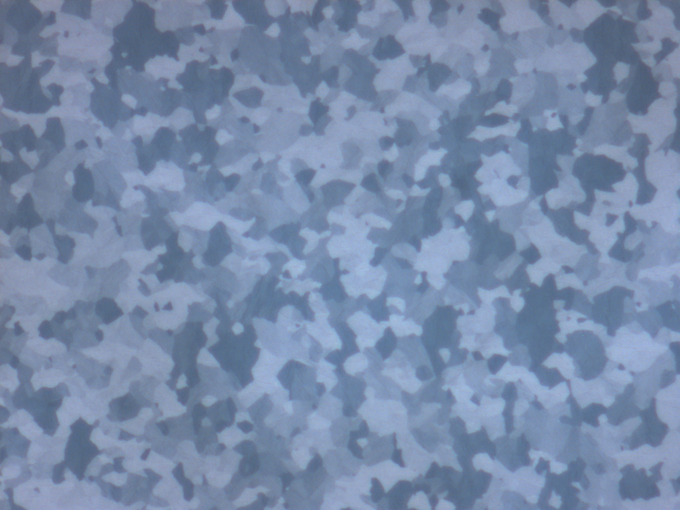
#> input picture contrast_images/25C_bf_140.png, 680 x 510 px
$ python contrast_analysis.py   (older library calls are emulated)
#> lines starting #> are read from the running program, lines starting #| are printed output that depends on the picture; after the words box and inside, x2 and y2 are one past the last pixel; in counts of white or black regions, pixels touching at a corner belong together
import numpy as np
import matplotlib.pyplot as plt
from scipy import ndimage as ndi

from skimage.io import imread
from skimage.segmentation import watershed
from skimage.segmentation import mark_boundaries
from skimage.feature import peak_local_max
from skimage.color import rgb2gray, rgba2rgb, rgb2hsv, hsv2rgb
from skimage.filters import threshold_otsu, gaussian, threshold_multiotsu
from skimage.exposure import equalize_adapthist

temp = 25
img_bf = rgba2rgb(imread(f'./contrast_images/{temp}C_bf_140.png'))
img_df = rgba2rgb(imread(f'./contrast_images/{temp}C_df_140.png'))
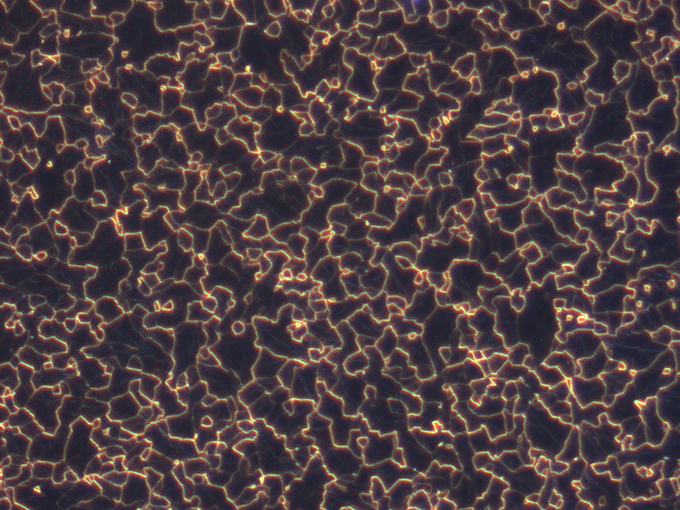
#> input picture contrast_images/25C_df_140.png, 680 x 510 px
#img_df_gray = rgb2gray(rgba2rgb(img_df)[:,:,0])
img_bf_proc = rgb2hsv(img_bf)
#> img_bf_proc: shape (510, 680, 3) float64; mean of channels 0, 1, 2 0.604, 0.298, 0.664
img_df_proc = rgb2hsv(img_df)
#> img_df_proc: shape (510, 680, 3) float64; mean of channels 0, 1, 2 0.632, 0.302, 0.329
#img_df_proc[:, :, [1, 2]] = 0

img_bf_gray = rgb2gray(img_bf_proc)
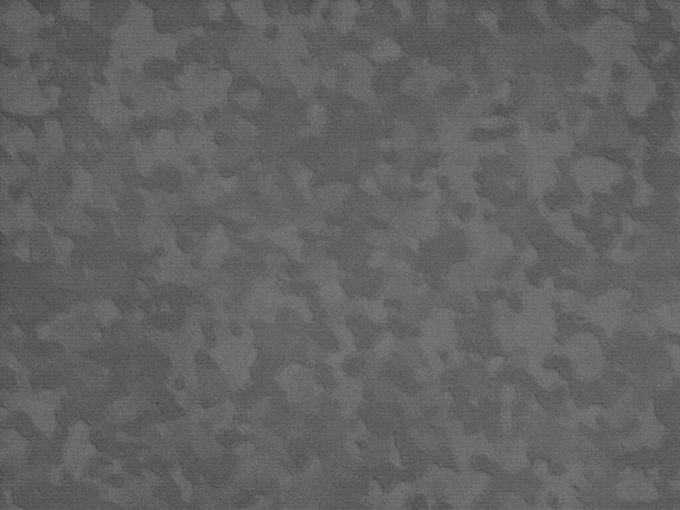
#> img_bf_gray: shape (510, 680) float64; min 0.24, max 0.501, mean 0.389
#img_df_gray = rgb2gray(img_df_proc)
img_df_gray = np.logical_and(img_df_proc[:, :, 0] > 0.2, img_df_proc[:, :, 1] > 0.2)
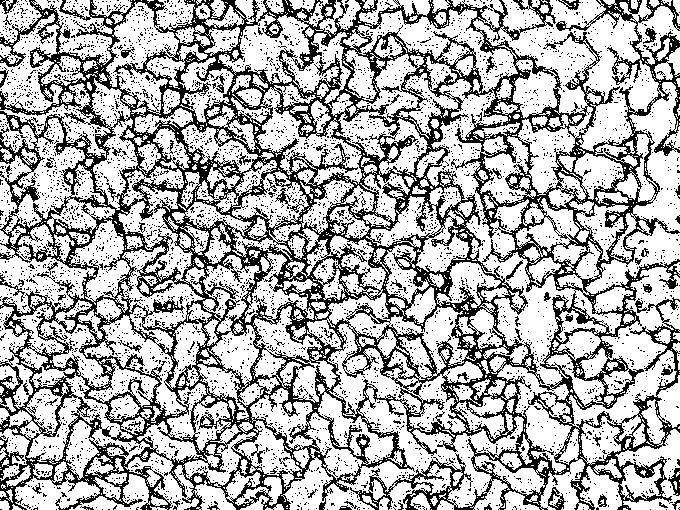
#> img_df_gray: shape (510, 680) bool; 68.2% white; black in thin lines or dots
# [14 lines of commented-out code are left out]

channel0 = img_df_proc[:, :, 0]
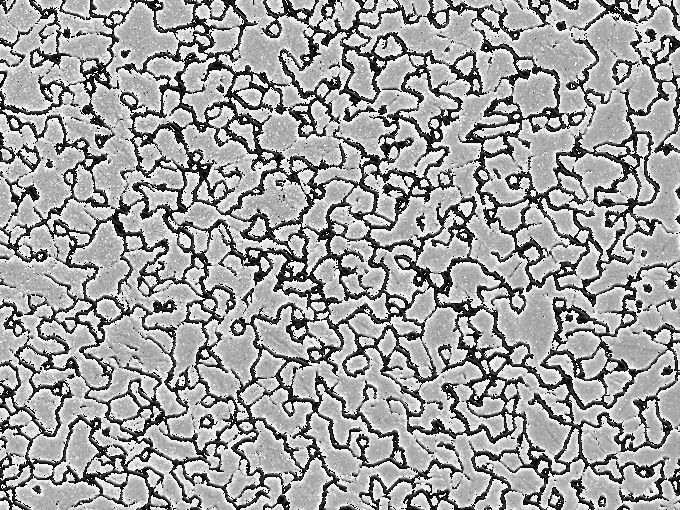
#> channel0: shape (510, 680) float64; min 0, max 0.999, mean 0.632
thresh0 = threshold_otsu(channel0)
#> thresh0 = 0.462
channel0 = channel0 > thresh0
#> channel0: shape (510, 680) bool; 74.5% white; 934 black regions (853 under 20 px), largest, box (x1, y1, x2, y2) and area: (0, 0, 680, 510) 77101, (423, 0, 533, 41) 899, (359, 458, 464, 510) 759

#channel1 = img_df_proc[:, :, 1]
channel1 = rgb2gray(img_df)
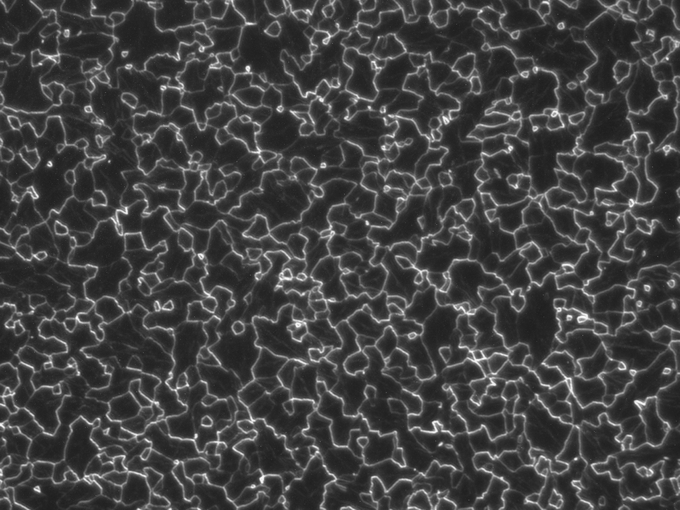
#> channel1: shape (510, 680) float64; min 0.117, max 0.984, mean 0.261
thresh1 = threshold_otsu(channel1)
#> thresh1 = 0.352
thresholds = threshold_multiotsu(channel1, classes=2, nbins=1024)
#> thresholds = [0.355]
#channel1 = channel1 > thresh1
channel1 = np.digitize(channel1, bins=thresholds)
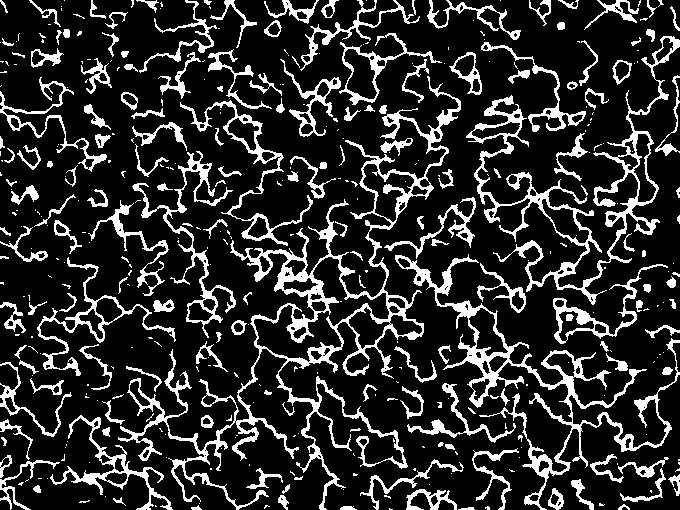
#> channel1: shape (510, 680) int64; values 0 (black) and 1 (white), 17.7% white; 409 white regions (241 under 20 px), largest, box (x1, y1, x2, y2) and area: (118, 76, 461, 510) 12901, (395, 254, 680, 510) 6431, (466, 36, 680, 305) 6228

#channel2 = img_df_proc[:, :, 2]
channel2 = rgb2gray(img_df)
channel2 = equalize_adapthist(channel2, clip_limit=0.03)
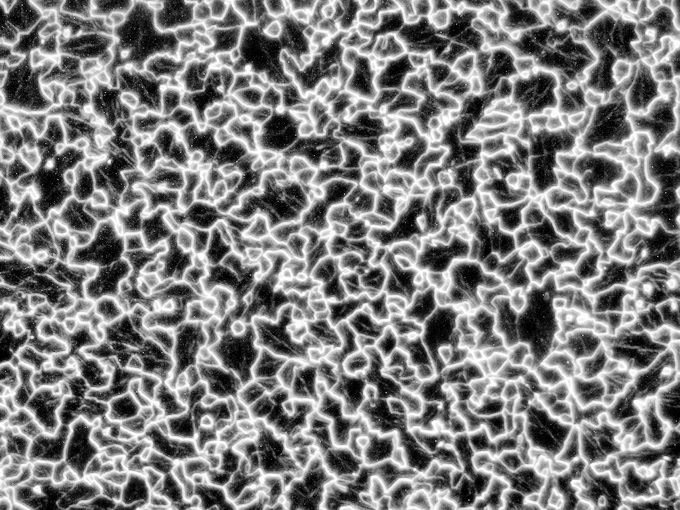
#> channel2: shape (510, 680) float64; min 0, max 1, mean 0.495

fig, axes = plt.subplots(nrows=3, ncols=3, sharex=True, sharey=True)
ax = axes.ravel()

ax[0].imshow(rgb2gray(img_df), cmap=plt.cm.gray)
ax[0].set_title('Original Dark Field')
ax[1].imshow(channel0, cmap=plt.cm.gray)
ax[1].set_title('Dark Field Channel 1')
ax[2].imshow(channel1, cmap='Accent')
#ax[2].imshow(channel1, cmap=plt.cm.gray)
ax[2].set_title('Dark Field Channel 2')
ax[3].imshow(channel2, cmap=plt.cm.gray)
ax[3].set_title('Dark Field Channel 3')
#ax[3].imshow(mark_boundaries(img_df_gray, img_df_proc))
ax[4].imshow(img_bf)
ax[4].set_title('Original Bright Field')

print(np.unique(channel1))
#| [0 1]

for a in ax:
    a.set_axis_off()

fig.tight_layout()
plt.show()
